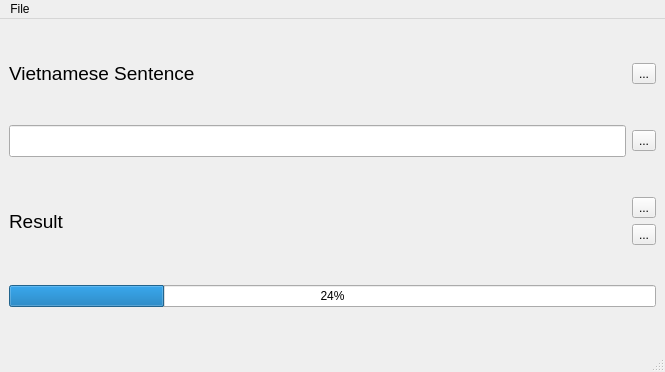
<?xml version="1.0" encoding="UTF-8"?>
<ui version="4.0">
 <class>MainWindow</class>
 <widget class="QMainWindow" name="MainWindow">
  <property name="geometry">
   <rect>
    <x>0</x>
    <y>0</y>
    <width>665</width>
    <height>372</height>
   </rect>
  </property>
  <property name="windowTitle">
   <string>Learn with couple sentence</string>
  </property>
  <widget class="QWidget" name="centralwidget">
   <layout class="QVBoxLayout" name="verticalLayout_2">
    <item>
     <layout class="QHBoxLayout" name="horizontalLayout_3">
      <item>
       <widget class="QLabel" name="label">
        <property name="font">
         <font>
          <pointsize>14</pointsize>
         </font>
        </property>
        <property name="text">
         <string>Vietnamese Sentence</string>
        </property>
       </widget>
      </item>
      <item>
       <widget class="QToolButton" name="toolButton_3">
        <property name="text">
         <string>...</string>
        </property>
        <property name="icon">
         <iconset>
          <normaloff>assets/edit.png</normaloff>assets/edit.png</iconset>
        </property>
        <property name="iconSize">
         <size>
          <width>32</width>
          <height>32</height>
         </size>
        </property>
       </widget>
      </item>
     </layout>
    </item>
    <item>
     <layout class="QHBoxLayout" name="horizontalLayout_4">
      <item>
       <widget class="QLineEdit" name="lineEdit">
        <property name="font">
         <font>
          <family>Times New Roman</family>
          <pointsize>16</pointsize>
          <weight>75</weight>
          <italic>true</italic>
          <bold>true</bold>
         </font>
        </property>
        <property name="autoFillBackground">
         <bool>false</bool>
        </property>
        <property name="text">
         <string/>
        </property>
        <property name="dragEnabled">
         <bool>false</bool>
        </property>
        <property name="clearButtonEnabled">
         <bool>false</bool>
        </property>
       </widget>
      </item>
      <item>
       <widget class="QToolButton" name="toolButton_4">
        <property name="text">
         <string>...</string>
        </property>
        <property name="icon">
         <iconset>
          <normaloff>assets/tải xuống.png</normaloff>assets/tải xuống.png</iconset>
        </property>
        <property name="iconSize">
         <size>
          <width>32</width>
          <height>32</height>
         </size>
        </property>
       </widget>
      </item>
     </layout>
    </item>
    <item>
     <layout class="QHBoxLayout" name="horizontalLayout">
      <property name="sizeConstraint">
       <enum>QLayout::SetMinimumSize</enum>
      </property>
      <property name="leftMargin">
       <number>0</number>
      </property>
      <item>
       <widget class="QLabel" name="label_2">
        <property name="sizePolicy">
         <sizepolicy hsizetype="Minimum" vsizetype="Minimum">
          <horstretch>50</horstretch>
          <verstretch>0</verstretch>
         </sizepolicy>
        </property>
        <property name="minimumSize">
         <size>
          <width>0</width>
          <height>0</height>
         </size>
        </property>
        <property name="font">
         <font>
          <pointsize>14</pointsize>
         </font>
        </property>
        <property name="text">
         <string>Result</string>
        </property>
       </widget>
      </item>
      <item>
       <layout class="QVBoxLayout" name="verticalLayout_3">
        <item>
         <widget class="QToolButton" name="toolButton">
          <property name="layoutDirection">
           <enum>Qt::LeftToRight</enum>
          </property>
          <property name="text">
           <string>...</string>
          </property>
          <property name="icon">
           <iconset>
            <normaloff>assets/speak-512.png</normaloff>assets/speak-512.png</iconset>
          </property>
          <property name="iconSize">
           <size>
            <width>32</width>
            <height>32</height>
           </size>
          </property>
          <property name="toolButtonStyle">
           <enum>Qt::ToolButtonIconOnly</enum>
          </property>
         </widget>
        </item>
        <item>
         <widget class="QToolButton" name="toolButton_2">
          <property name="text">
           <string>...</string>
          </property>
          <property name="icon">
           <iconset>
            <normaloff>assets/edit.png</normaloff>assets/edit.png</iconset>
          </property>
          <property name="iconSize">
           <size>
            <width>32</width>
            <height>32</height>
           </size>
          </property>
         </widget>
        </item>
       </layout>
      </item>
     </layout>
    </item>
    <item>
     <widget class="QProgressBar" name="progressBar">
      <property name="value">
       <number>24</number>
      </property>
     </widget>
    </item>
   </layout>
  </widget>
  <widget class="QStatusBar" name="statusbar"/>
  <widget class="QMenuBar" name="menubar">
   <property name="geometry">
    <rect>
     <x>0</x>
     <y>0</y>
     <width>665</width>
     <height>21</height>
    </rect>
   </property>
   <widget class="QMenu" name="menuFile">
    <property name="title">
     <string>File</string>
    </property>
    <addaction name="actionOpen_sourcec"/>
    <addaction name="actionSave_sentence_source"/>
   </widget>
   <addaction name="menuFile"/>
  </widget>
  <action name="actionOpen_sourcec">
   <property name="text">
    <string>Open source</string>
   </property>
  </action>
  <action name="actionSave_sentence_source">
   <property name="text">
    <string>Save sentence source</string>
   </property>
  </action>
 </widget>
 <resources/>
 <connections/>
</ui>
